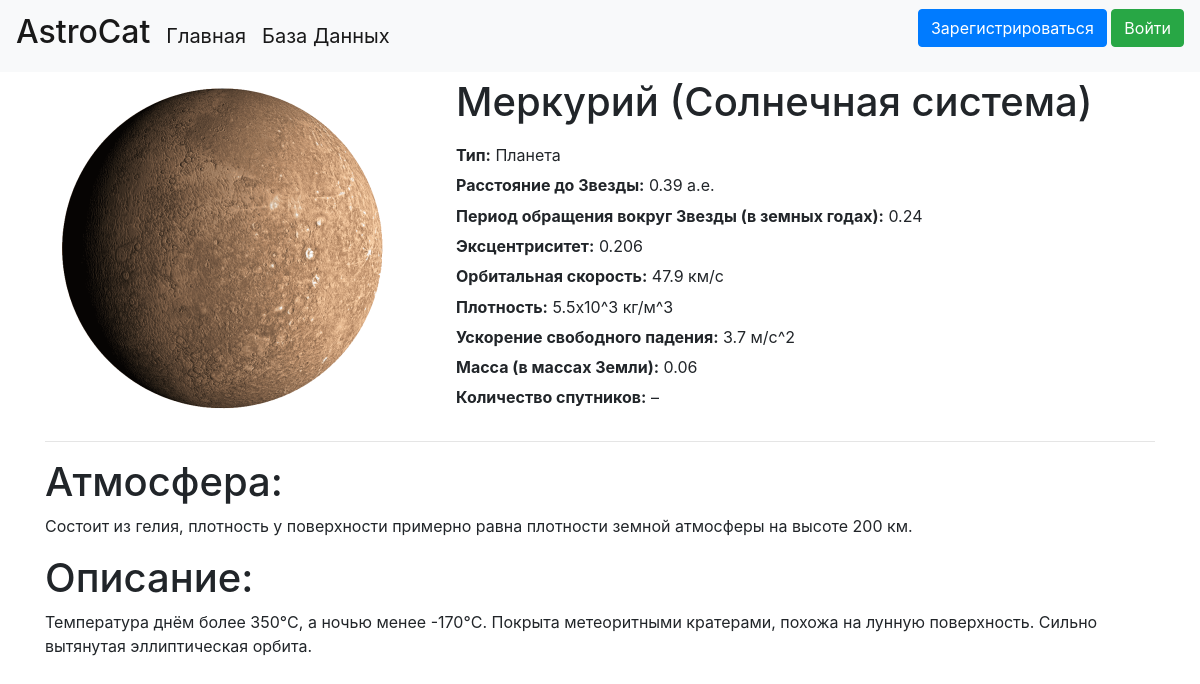
The app's page /space_object/Меркурий with its own data.
### data/space_objects.py (models this page shows, shortened)
class SpaceObject(SqlAlchemyBase, SerializerMixin):
    __tablename__ = 'space_objects'
    id = sqlalchemy.Column(sqlalchemy.Integer,
                           primary_key=True, autoincrement=True)
    name = sqlalchemy.Column(sqlalchemy.String, nullable=True, unique=True)  # название объекта
    space_type = sqlalchemy.Column(sqlalchemy.String, nullable=True)  # тип объекта
    radius = sqlalchemy.Column(sqlalchemy.Integer, nullable=True)  # расстояние до Звезды
    period = sqlalchemy.Column(sqlalchemy.Integer, nullable=True)  # период обращения вокруг Звезды
    ex = sqlalchemy.Column(sqlalchemy.Integer, nullable=True)  # эксцентриситет
    v = sqlalchemy.Column(sqlalchemy.Integer, nullable=True)  # орбитальная скорость
    p = sqlalchemy.Column(sqlalchemy.Integer, nullable=True)  # плотность поверхности
    g = sqlalchemy.Column(sqlalchemy.Integer, nullable=True)  # ускорение свободного падения
    m = sqlalchemy.Column(sqlalchemy.Integer, nullable=True)  # масса
    sputnik = sqlalchemy.Column(sqlalchemy.Integer, nullable=True)  # количество спутников
    atmosphere = sqlalchemy.Column(sqlalchemy.String, nullable=True)  # описание атмосферы
    about = sqlalchemy.Column(sqlalchemy.String, nullable=True)  # общее описание
    image_path = sqlalchemy.Column(sqlalchemy.String, nullable=True)  # путь к изображению объекта
    system = sqlalchemy.Column(sqlalchemy.Integer,
                               sqlalchemy.ForeignKey("space_systems.id"))  # id системы, в которой находится объект
    creator = sqlalchemy.Column(sqlalchemy.Integer, sqlalchemy.ForeignKey("users.id"))  # id создателя объекта
    created_date = sqlalchemy.Column(sqlalchemy.DateTime,
                                     default=datetime.datetime.now)  # дата создания объекта
    user = orm.relation('User')  # связываем с моделью пользователя
    space_system = orm.relation('SpaceSystem')  # связываем с модель системы

### data/space_systems.py (models this page shows, shortened)
class SpaceSystem(SqlAlchemyBase, SerializerMixin):
    __tablename__ = 'space_systems'
    id = sqlalchemy.Column(sqlalchemy.Integer,
                           primary_key=True, autoincrement=True)
    name = sqlalchemy.Column(sqlalchemy.String, nullable=True, unique=True)  # название звёздной системы
    galaxy = sqlalchemy.Column(sqlalchemy.String, nullable=True)  # название галактики, в которой находится система
    about = sqlalchemy.Column(sqlalchemy.String, nullable=True)  # описание звёздной системы
    creator = sqlalchemy.Column(sqlalchemy.Integer,
                                sqlalchemy.ForeignKey("users.id"))  # id создателя звёздной системы
    created_date = sqlalchemy.Column(sqlalchemy.DateTime,
                                     default=datetime.datetime.now)  # дата создания звёздной системы
    user = orm.relation('User')  # связываем с моделью пользователя
    space_objects = orm.relation('SpaceObject',
                                 back_populates='space_system')  # связываем с моделью космического объекта

### main.py (the view)
@app.route('/space_object/<name>')
def space_object_info(name):
    db_sess = db_session.create_session()
    space_object = db_sess.query(SpaceObject).filter(SpaceObject.name == name).first()  # поиск по имени
    if space_object:
        return render_template('space_object_info.html', title=space_object.name, space_object=space_object)
    return make_response(jsonify({'error': 'Not found'}), 404)  # если не найден

### data/db_session.py (called while the page is built)
def create_session() -> Session:
    global __factory
    return __factory()

### templates/space_object_info.html (shortened to what this page needs)
{% extends "base.html" %}
{% block content %}
<table>
    {% if space_object.image_path %}
    <tr>
        <td rowspan="12"><img src="{{space_object.image_path}}" alt="..."></td>
    </tr>
    {% endif %}
    <tr><td style="padding-left:50px"><h1>{{space_object.name}} ({{space_object.space_system.name}})</h1></td></tr>
    <tr><td style="padding-left:50px"><b>Тип:</b> {{space_object.space_type}}</td></tr>
    {% if space_object.radius %}
        <tr><td style="padding-left:50px"><b>Расстояние до Звезды:</b> {{space_object.radius}} а.е.</td></tr>
    {% else %}
        <tr><td style="padding-left:50px"><b>Расстояние до Звезды:</b> –</td></tr>
    {% endif %}
    {% if space_object.period %}
        <tr>
            <td style="padding-left:50px">
                <b>Период обращения вокруг Звезды (в земных годах):</b> {{space_object.period}}
            </td>
        </tr>
    {% else %}
        <tr><td style="padding-left:50px"><b>Период обращения вокруг Звезды (в земных годах):</b> –</td></tr>
    {% endif %}
    {% if space_object.ex %}
        <tr>
            <td style="padding-left:50px">
                <b>Эксцентриситет:</b> {{space_object.ex}}
            </td>
        </tr>
    {% else %}
        <tr><td style="padding-left:50px"><b>Эксцентриситет:</b> –</td></tr>
    {% endif %}
    {% if space_object.v %}
        <tr>
            <td style="padding-left:50px">
                <b>Орбитальная скорость:</b> {{space_object.v}} км/с
            </td>
        </tr>
    {% else %}
        <tr><td style="padding-left:50px"><b>Орбитальная скорость:</b> –</td></tr>
    {% endif %}
    {% if space_object.p %}
        <tr>
            <td style="padding-left:50px">
                <b>Плотность:</b> {{space_object.p}}x10^3 кг/м^3
            </td>
        </tr>
    {% else %}
        <tr><td style="padding-left:50px"><b>Плотность:</b> –</td></tr>
    {% endif %}
    {% if space_object.g %}
        <tr>
            <td style="padding-left:50px">
                <b>Ускорение свободного падения:</b> {{space_object.g}} м/с^2
            </td>
        </tr>
    {% else %}
        <tr><td style="padding-left:50px"><b>Ускорение свободного падения:</b> –</td></tr>
    {% endif %}
    {% if space_object.m %}
        <tr>
            <td style="padding-left:50px">
                <b>Масса (в массах Земли):</b> {{space_object.m}}
            </td>
        </tr>
    {% else %}
        <tr><td style="padding-left:50px"><b>Масса (в массах Земли):</b> –</td></tr>
    {% endif %}
    {% if space_object.sputnik %}
        <tr>
            <td style="padding-left:50px">
                <b>Количество спутников:</b> {{space_object.sputnik}}
            </td>
        </tr>
    {% else %}
        <tr><td style="padding-left:50px"><b>Количество спутников:</b> –</td></tr>
    {% endif %}
    <tr><td style="padding-left:50px;padding-top:10px">
    </td></tr>
</table>
<hr>
<h1>Атмосфера:</h1>
<p>{{space_object.atmosphere}}</p>
<h1>Описание:</h1>
<p>{{space_object.about}}</p>
{% endblock %}

### records on screen
SpaceObject: image_path (picture), name "Меркурий", space_type "Планета", radius "0.39", period "0.24", ex "0.206", v "47.9", p "5.5", g "3.7", m "0.06", atmosphere "Состоит из гелия, плотность у поверхности примерно равна плотности земной атмосферы на высоте 200 км.", about "Температура днём более 350°C, а ночью менее -170°C. Покрыта метеоритными кратерами, похожа на лунную поверхность. Сильно вытянутая эллиптическая орбита."
SpaceSystem: space_system.name "Солнечная система"
